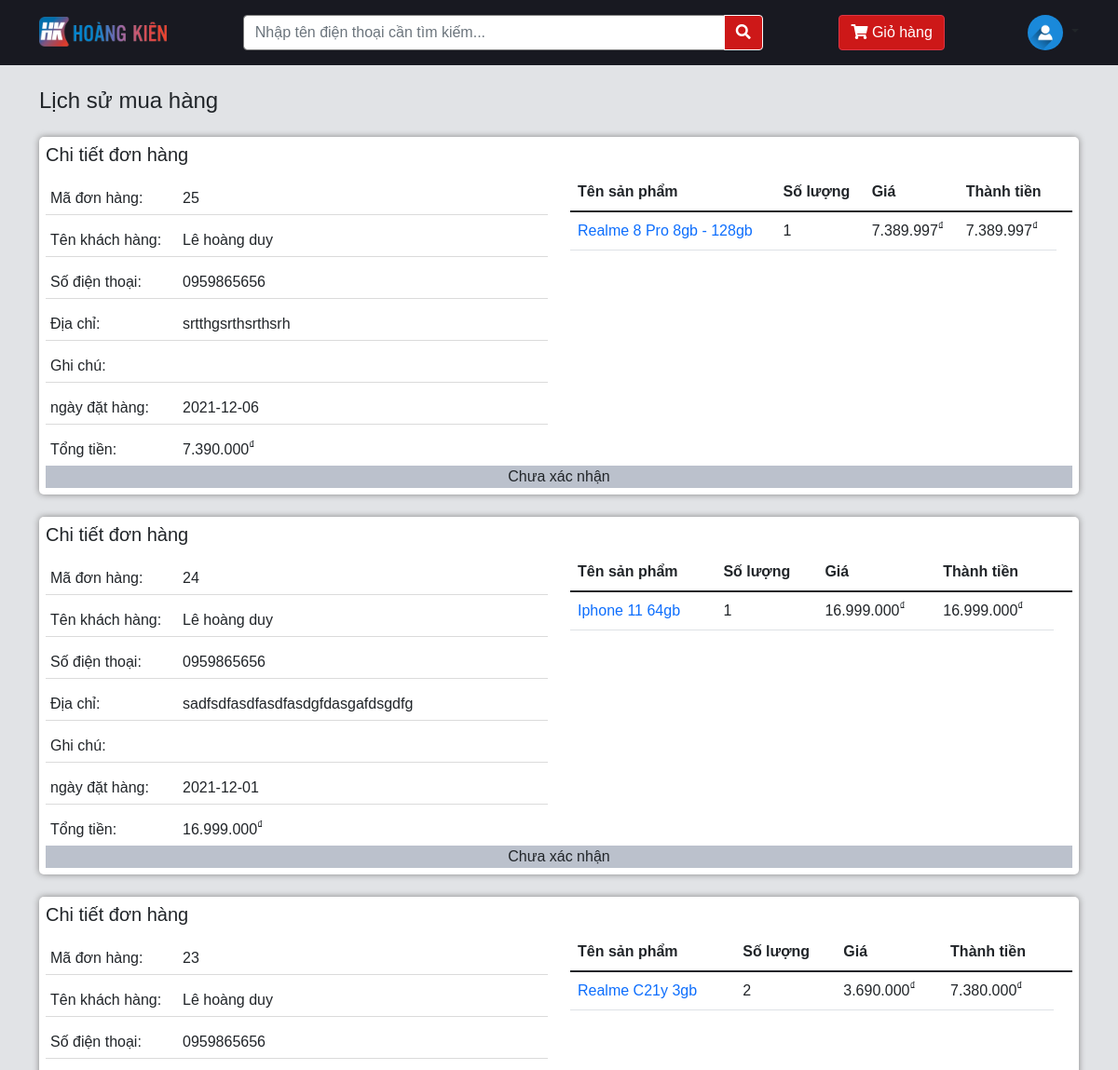
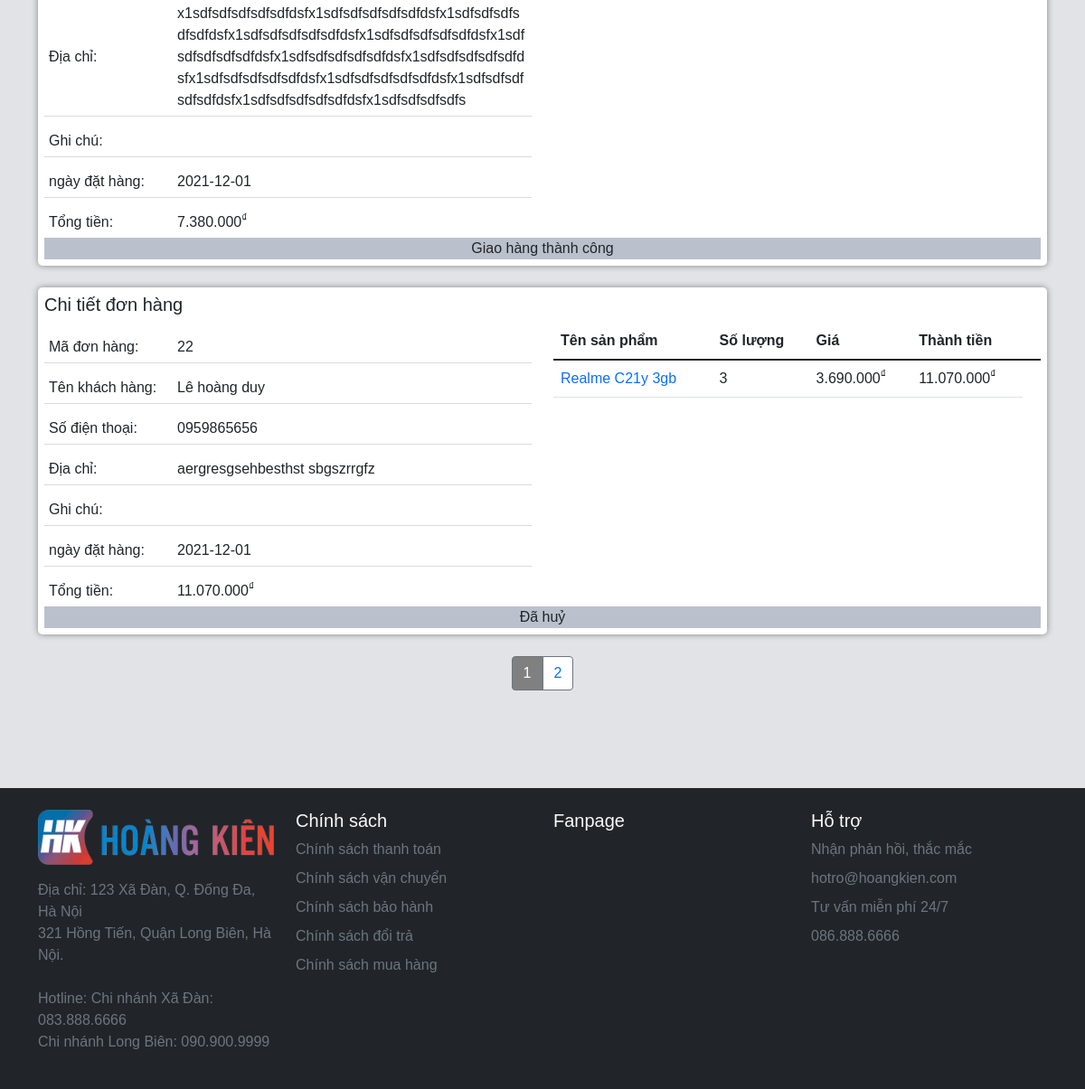
The app's page /lich-su.php (signed in) with its own data (2 pictures, top to bottom).
### tables this page shows
CREATE TABLE `donhang` (
  `id_dh` int(11) NOT NULL,
  `id_user` int(11) NOT NULL,
  `ho_ten` varchar(255) NOT NULL,
  `dia_chi` varchar(255) NOT NULL,
  `sdt` varchar(15) NOT NULL,
  `tong_tien` float NOT NULL,
  `ghi_chu` varchar(255) DEFAULT NULL,
  `trang_thai` int(1) NOT NULL,
  `ngay_tao` date NOT NULL,
  `ngay_hoan_thanh` date DEFAULT NULL
);

### module/db.php (called while the page is built, shortened)
<?php
try {
    $db = new PDO(host, dbuser, dbpass);
    $db->setAttribute(PDO::ATTR_ERRMODE, PDO::ERRMODE_EXCEPTION);
}
catch (PDOException $e) {
    die('Kết nối thất bại: ' . $e->getMessage());
}
function runSQL($sql)
{
    global $db;
    $result = $db->prepare($sql);
    $result->execute();
    return $result->fetchAll(PDO::FETCH_ASSOC);
}
?>

### lich-su.php (the view, shortened to what this page needs)
<?php
include_once('./header.php');
$curent_link = 'lich-su.php?';
$current_page = isset($_GET['page']) ? $_GET['page'] : 1;
$limit = 4;
$total_records = runSQL("SELECT count(id_dh) as 'count' FROM donhang ")[0]['count'];
$total_page = $total_records != 0 ? ceil($total_records / $limit) : 1;
$start = ($current_page - 1) * $limit;
$listBill = runSQL("SELECT * FROM donhang WHERE id_user=" . $_SESSION['user']['id_user'] . ' ORDER BY id_dh DESC LIMIT ' . $start . ", " . $limit);
?>
<link rel="stylesheet" href="./assets/css/lich-su.css">
<div class="container cart-content">
    <h4 class="my-4">Lịch sử mua hàng</h4>
    <?php foreach ($listBill as $bill) : ?>
        <div class="safe-area my-4">
            <div class="row">
                <h5>Chi tiết đơn hàng</h5>
                <br>
                <div class="table-responsive-md col-lg-6 col-md-6 col-sm-12 col-xs-12">
                    <table class="table-order-detail" width="100%">
                        <tbody>
                            <tr>
                                <td>Mã đơn hàng:</td>
                                <td><?= $bill['id_dh'] ?></td>
                            </tr>
                            <tr>
                                <td>Tên khách hàng:</td>
                                <td><?= $bill['ho_ten'] ?></td>
                            </tr>
                            <tr>
                                <td>Số điện thoại:</td>
                                <td><?= $bill['sdt'] ?></td>
                            </tr>
                            <tr>
                                <td>Địa chỉ:</td>
                                <td><?= $bill['dia_chi'] ?></td>
                            </tr>
                            <tr>
                                <td>Ghi chú:</td>
                                <td><?= $bill['ghi_chu'] ?></td>
                            </tr>
                            <tr>
                                <td>ngày đặt hàng:</td>
                                <td><?= $bill['ngay_tao'] ?></td>
                            </tr>
                            <tr>
                                <td>Tổng tiền:</td>
                                <td><?= price_format($bill['tong_tien']) ?></td>
                            </tr>
                        </tbody>
                    </table>
                </div>
                <div class="list-product col-lg-6 col-md-6 col-sm-12 col-xs-12">
                    <div class="table-responsive-md">
                        <table class="table table-centered" id="btn-editable">
                            <thead>
                                <tr>
                                    <th>Tên sản phẩm</th>
                                    <th>Số lượng</th>
                                    <th>Giá</th>
                                    <th>Thành tiền</th>
                                    <th></th>
                                </tr>
                            </thead>
                            <tbody>
                                <?php
                                $listSP = runSQL("SELECT chitietdonhang.don_gia, chitietdonhang.so_luong, chitietdonhang.id_sp, sanpham.ten_sp FROM chitietdonhang JOIN sanpham on chitietdonhang.id_sp = sanpham.id_sp WHERE id_dh=" . $bill['id_dh']);
                                foreach ($listSP as $x) : ?>
                                    <tr>
                                        <td><a style="text-decoration: none;" href="../product-detail.php?id=<?= $x["id_sp"] ?>" target="_blank" rel="noopener noreferrer"><?= $x['ten_sp'] ?></a></td>
                                        <td><?= $x['so_luong'] ?></td>
                                        <td><?= price_format($x['don_gia']) ?></td>
                                        <td><?= price_format($x['don_gia'] * $x['so_luong']) ?></td>
                                    </tr>
                                <?php endforeach ?>
                            </tbody>
                        </table>
                    </div>
                </div>
                <div>
                    <div style="background-color: #bbc1cc;" class="text-center col-lg-12 col-md-12 col-sm-12 col-xs-12">
                        <?php
                        switch ($bill['trang_thai']) {
                            case '0':
                                echo '<span>Chưa xác nhận</span>';
                                break;
                            case '3':
                                echo '<span>Giao hàng thành công</span>';
                                break;
                            case '4':
                                echo '<span>Đã huỷ</span>';
                                break;
                        }
                        ?>
                    </div>
                </div>
            </div>
        </div>
    <?php endforeach ?>
    <?php if ($total_page > 1) : ?>
        <nav aria-label="Page navigation example">
            <ul class="pagination justify-content-center">
                <?php
                for ($i = 1; $i <= $total_page; $i++) {
                    if ($i == $current_page) {
                        echo '<li class="page-item"><a class="page-link border-secondary" style="background-color:grey;color:white">' . $i . '</a></li>';
                    } else {
                        echo '<li class="page-item"><a class="page-link border-secondary" href="' . $curent_link  . '&page=' . $i . '">' . $i . '</a></li>';
                    }
                }
                ?>
            </ul>
        </nav>
    <?php endif ?>
</div>
</div><br><br><br>
<?php include_once('./footer.php'); ?>

### module/function.php
<?php
include_once("db.php");
function price_format($priceFloat)
{
    $symbol = '<sup>₫</sup>';
    $symbol_thousand = '.';
    $decimal_place = 0;
    $price = number_format($priceFloat, $decimal_place, '', $symbol_thousand);
    return $price . $symbol;
}
?>

### assets/css/header-footer.css (style rules this page uses)
* { margin: 0;padding: 0; }
body { font-family: 'Josefin Sans', sans-serif; background-color: #e1e3e6; min-width: 580px; }
.safe-area { margin-top: 10px; padding: 7px; background-color: #fff; box-shadow: 0 0 7px #858585; border-radius: 5px; }

### assets/css/lich-su.css (style rules this page uses)
.table-order-detail { table-layout: fixed; }
.table-order-detail tr { border-top: 1px solid rgb(219, 219, 219); }
.table-order-detail tr:first-child { border-top: none; }
.table-order-detail tr td:first-child { width: 142px; }
.table-order-detail td { padding: 15px 5px 5px 5px; overflow-wrap: break-word; }

### records on screen
donhang: id_dh "25", ho_ten "Lê hoàng duy", sdt "0959865656", dia_chi "srtthgsrthsrthsrh", ngay_tao "2021-12-06", tong_tien "7.390.000", ten_sp "Realme 8 Pro 8gb - 128gb", so_luong "1", don_gia "7.389.997", so_luong "7.389.997", trang_thai "Chưa xác nhận"
donhang: id_dh "24", ho_ten "Lê hoàng duy", sdt "0959865656", dia_chi "sadfsdfasdfasdfasdgfdasgafdsgdfg", ngay_tao "2021-12-01", tong_tien "16.999.000", ten_sp "Iphone 11 64gb", so_luong "1", don_gia "16.999.000", so_luong "16.999.000", trang_thai "Chưa xác nhận"
donhang: id_dh "23", ho_ten "Lê hoàng duy", sdt "0959865656", dia_chi "x1sdfsdfsdfsdfsdfdsfx1sdfsdfsdfsdfsdfdsfx1sdfsdfsdfsdfsdfdsfx1sdfsdfsdfsdfsdfdsfx1sdfsdfsdfsdfsdfdsfx1sdfsdfsdfsdfsdfdsfx1sdfsdfsdfsdfsdfdsfx1sdfsdfsdfsdfsdfdsfx1sdfsdfsdfsdfsdfdsfx1sdfsdfsdfsdfsdfdsfx1sdfsdfsdfsdfsdfdsfx1sdfsdfsdfsdfsdfdsfx1sdfsdfsdfsdfs", ngay_tao "2021-12-01", tong_tien "7.380.000", ten_sp "Realme C21y 3gb", so_luong "2", don_gia "3.690.000", so_luong "7.380.000", trang_thai "Giao hàng thành công"
donhang: id_dh "22", ho_ten "Lê hoàng duy", sdt "0959865656", dia_chi "aergresgsehbesthst sbgszrrgfz", ngay_tao "2021-12-01", tong_tien "11.070.000", ten_sp "Realme C21y 3gb", so_luong "3", don_gia "3.690.000", so_luong "11.070.000", trang_thai "Đã huỷ"
